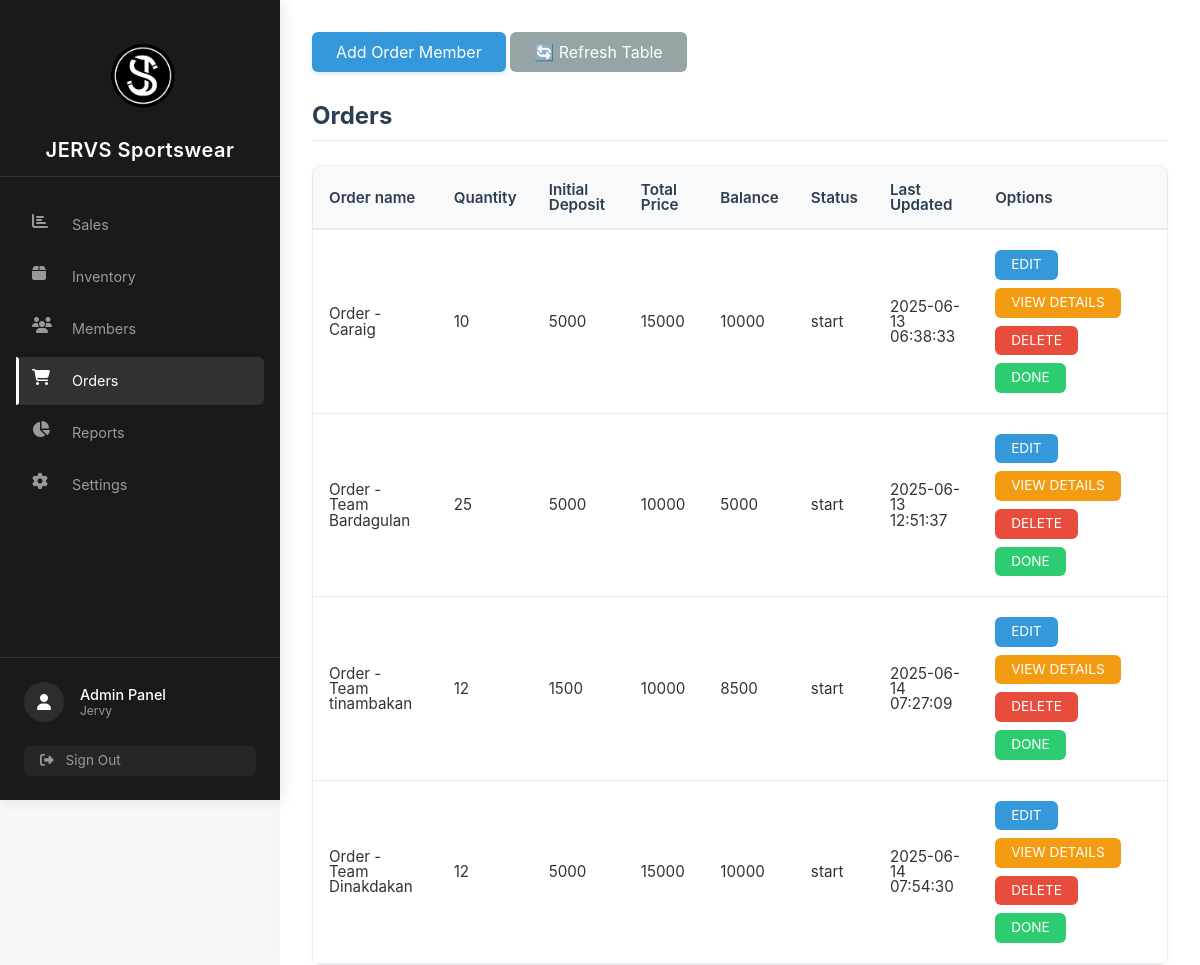
The app's page /View/pages/add-order.php (signed in) with its own data.
### tables this page shows
CREATE TABLE `orders_tbl` (
  `id` int(11) NOT NULL,
  `item_name` varchar(100) DEFAULT NULL,
  `qty` int(11) NOT NULL,
  `deposit` int(11) NOT NULL,
  `total_price` int(11) NOT NULL,
  `order_details` text NOT NULL,
  `current_phase` enum('start','printing','heatpress','sewing','ready') DEFAULT NULL,
  `last_updated` timestamp NOT NULL DEFAULT current_timestamp() ON UPDATE current_timestamp()
);

### View/pages/add-order.php (the view, shortened to what this page needs)
<?php
include('../../config/database.php');
?>
<!DOCTYPE html>
<html lang="en">
<head>
    <link rel="stylesheet" href="../assets/stylesheet/add-order.css" />
</head>
<body>
    <?php include('../parts/sidebar.php'); ?>
    <div class="main-wrapper">
        <main class="main-content">
        <button id="openAddOrderBtn">Add Order Member</button>
            <button onclick="location.reload()">🔄 Refresh Table</button>
            <div class="show-order">
                <h2>Orders</h2>
                <div class="table-response">
                    <table>
                        <thead>
                            <tr>
                                <th>Order name</th>
                                <th>Quantity</th>
                                <th>Initial Deposit</th>
                                <th>Total Price</th>
                                <th>Balance</th>
                                <th>Status</th>
                                <th>Last Updated</th>
                                <th>Options</th>
                            </tr>
                        </thead>
                        <tbody>
                            <?php
                                $stmt = 'SELECT * FROM orders_tbl';
                                $result = $conn->query($stmt);
                            ?>
                            <?php if($result && $result->num_rows>0):?>
                                <?php while($row = $result->fetch_assoc()):
                                    $balance = $row['total_price']-$row['deposit'];
                                ?>
                                    <tr>
                                        <td><?= htmlspecialchars($row['item_name']) ?></td>
                                        <td><?= htmlspecialchars($row['qty']) ?></td>
                                        <td><?= htmlspecialchars($row['deposit']) ?></td>
                                        <td><?= htmlspecialchars($row['total_price']) ?></td>
                                        <td><?= htmlspecialchars($balance)?></td>
                                        <td><?= htmlspecialchars($row['current_phase']) ?></td>
                                        <td><?= htmlspecialchars($row['last_updated']) ?></td>
                                        <td>
                                            <form action="../../Controller/Order-Management/edit.php" method="get" style="display:inline;">
                                                <button type="submit">EDIT</button>
                                            </form>
                                            <form action="../../Controller/Order-Management/view-details.php" method="get" style="display:inline;">
                                                <button type="submit">VIEW DETAILS</button>
                                            </form>
                                            <form action="../../Controller/Order-Management/delete.php" method="post" style="display:inline;" onsubmit="return confirm('Are you sure you want to delete this item?');">
                                                <button type="submit">DELETE</button>
                                            </form>
                                            <form action="../../Controller/Order-Management/done.php" method="post" style="display:inline;">
                                                <button type="submit">DONE</button>
                                            </form>
                                        </td>
                                    </tr>
                                <?php endwhile ?>
                            <?php else:?>
                                <tr><td colspan="8">No login records found.</td></tr>
                            <?php endif?>
                        </tbody>
                    </table>
                </div>
            </div>
        </main>
    </div>
</body>
</html>

### View/assets/stylesheet/add-order.css (style rules this page uses)
body { font-family: 'Inter', sans-serif; background-color: #f8f9fa; color: #333; line-height: 1.6; margin: 0; padding: 0; }
.main-content { flex: 1; padding: 2rem 3rem; background-color: #fff; box-shadow: 0 0 20px rgba(0, 0, 0, 0.03); }
button { display: inline-flex; align-items: center; justify-content: center; padding: 0.75rem 1.5rem; font-size: 0.95rem; font-weight: 500; line-height: 1.5; text-align: center; white-space: nowrap; vertical-align: middle; cursor: pointer; user-select: none; border: 1px solid transparent; border-radius: 6px; transition: all 0.2s ease-in-out; margin-right: 1rem; margin-bottom: 1.5rem; }
#openAddOrderBtn { background-color: #3498db; color: white; box-shadow: 0 2px 5px rgba(52, 152, 219, 0.2); }
button[onclick="location.reload()"] { background-color: #95a5a6; color: white; }
.show-order { margin-top: 2rem; }
.show-order h2 { color: #2c3e50; font-size: 1.5rem; margin-bottom: 1.5rem; padding-bottom: 0.75rem; border-bottom: 1px solid #e9ecef; }
.table-response { overflow-x: auto; box-shadow: 0 2px 10px rgba(0, 0, 0, 0.03); border-radius: 8px; border: 1px solid #e9ecef; }
table { width: 100%; border-collapse: collapse; font-size: 0.95rem; }
th { background-color: #f8f9fa; padding: 1rem; text-align: left; font-weight: 600; color: #2c3e50; border-bottom: 2px solid #e9ecef; }
td { padding: 1rem; border-bottom: 1px solid #e9ecef; vertical-align: middle; }
td form { display: inline-block; margin-right: 0.5rem; }
td form button { padding: 0.5rem 1rem; font-size: 0.85rem; margin: 0.25rem 0; }
td form:first-child button { background-color: #3498db; color: white; }
td form:nth-child(2) button { background-color: #f39c12; color: white; }
td form:nth-child(3) button { background-color: #e74c3c; color: white; }
td form:last-child button { background-color: #2ecc71; color: white; }

### View/assets/stylesheet/sidebar.css (style rules this page uses)
:root { --primary-black: #1a1a1a; --secondary-black: #2d2d2d; --tertiary-black: #3d3d3d; --primary-white: #ffffff; --secondary-white: #f8f8f8; --tertiary-white: #eaeaea; --accent-color: #555555; --text-dark: #333333; --text-light: #666666; --text-lighter: #999999; --sidebar-width: 280px; --transition-speed: 0.3s; }
* { margin: 0; padding: 0; box-sizing: border-box; }
body { font-family: 'Inter', sans-serif; background-color: var(--secondary-white); color: var(--text-dark); display: flex; min-height: 100vh; margin: 0; padding: 0; line-height: 1.6; }
.main-wrapper { flex: 1; min-height: 100vh; display: flex; flex-direction: column; }
.main-content { flex: 1; margin-left: var(--sidebar-width); padding: 2rem; min-height: 100vh; }

### View/assets/stylesheet/globals.css (style rules this page uses)
* { -webkit-font-smoothing: antialiased; box-sizing: border-box; font-family: -apple-system, BlinkMacSystemFont, 'Segoe UI', Roboto, Oxygen, Ubuntu, Cantarell, 'Open Sans', 'Helvetica Neue', sans-serif; }
html, body, div, span, h1, h2, h3, h4, h5, h6, p, a, img, ul, li, form, label { margin: 0; padding: 0; border: 0; font-size: 100%; vertical-align: baseline; }
html, body { width: 100%; height: 100%; overflow-x: hidden; line-height: 1; }
html { font-size: 16px; }
input, button, textarea, select { font: inherit; margin: 0; }
button { cursor: pointer; background: none; border: none; }

### records on screen
orders_tbl: item_name "Order - Caraig", qty "10", deposit "5000", total_price "15000", balance "10000", current_phase "start", last_updated "2025-06-13 06:38:33"
orders_tbl: item_name "Order - Team Bardagulan", qty "25", deposit "5000", total_price "10000", current_phase "start", last_updated "2025-06-13 12:51:37"
orders_tbl: item_name "Order - Team tinambakan", qty "12", deposit "1500", total_price "10000", balance "8500", current_phase "start", last_updated "2025-06-14 07:27:09"
orders_tbl: item_name "Order - Team Dinakdakan", qty "12", deposit "5000", total_price "15000", balance "10000", current_phase "start", last_updated "2025-06-14 07:54:30"
